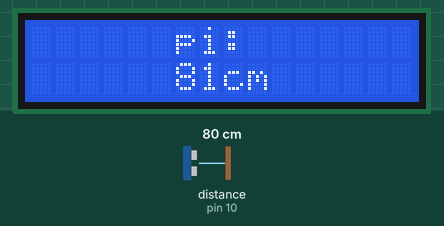
Simulated run of this sketch. Board: Arduino Uno, built with avr-gcc and run on an emulated ATmega328P. On the bench: 16×2 character LCD. The test bench sets the inputs (shaded band); at power-on: distance to the obstacle (sensor on pin 10) 80 cm. The echo pulse lasts 58.3 µs per cm.

Above: at 1.2 s.
1.3 s: distance to the obstacle (sensor on pin 10) set to 2 cm
At 2.6 s:
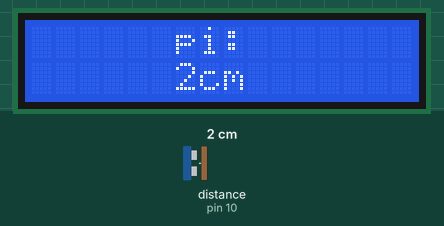
3.0 s: distance to the obstacle (sensor on pin 10) set to 4 cm
At 4.0 s:
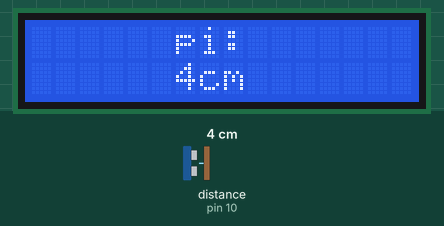
4.5 s: distance to the obstacle (sensor on pin 10) set to 9 cm
At 5.4 s:
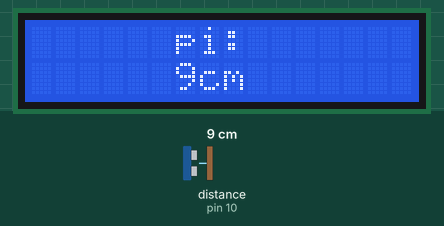
Timing chart, 0 to 7.5 s (numbered marks = the images above; inputs shaded):
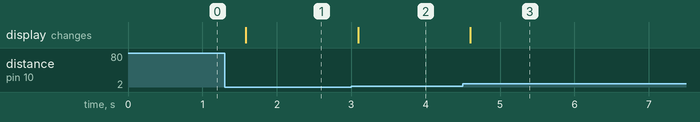

The sketch:

sketch_aug26a.ino
```cpp
#include <NewPing.h>
#define Trigger_pi 9
#define Echo_pi 10
#define Maximum_pi 200
NewPing pi(Trigger_pi,Echo_pi,Maximum_pi);
#include <LiquidCrystal.h>
int LCD1 = 13;
int LCD2 = 12;
int LCD3 = 7;
int LCD4 = 6;
int LCD5 = 5;
int LCD6 = 4;
int pos = 0;
int vos = 0;
LiquidCrystal lcd(LCD1,LCD2,LCD3,LCD4,LCD5,LCD6);
void setup() {
  // put your setup code here, to run once:
Serial.begin(9600);
lcd.begin(16,2);
}
void loop() {
  // put your main code here, to run repeatedly:
lcd.setCursor(6,0);
lcd.print("pi:");
lcd.setCursor(6,1);
lcd.print(pi.ping_cm());
lcd.println("cm");
delay(500);
}
```

Measured:
- after the input at 1.3 s, the display: changes after 0.29 s (image 1)
- after the input at 3.0 s, the display: changes after 0.09 s (image 2)
- after the input at 4.5 s, the display: changes after 0.10 s (image 3)
